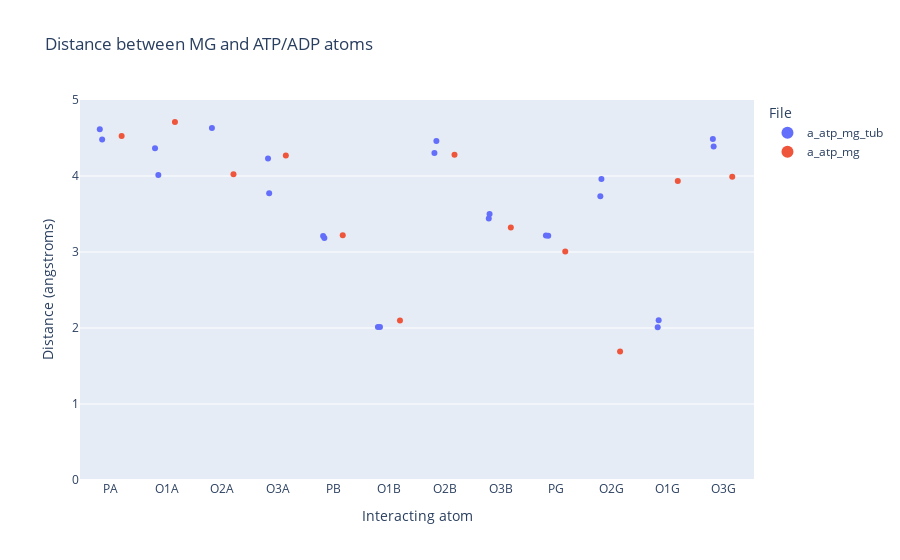

Write notebook code for a chart like this one.
### Code cell
# Define the path to the CSV file
csv_file_path = "../../Jazzer_surf/3d_predictions/chimeras/test/interactions_all_files.csv"

# Read the CSV file into a DataFrame
df = pd.read_csv(csv_file_path)

# Take only the rows where the resn is MG and the interacting_resn is ATP or ADP
df = df[(df['resn'] == 'MG') & ((df['interacting_resn'] == 'ADP') | (df['interacting_resn'] == 'ATP'))]

# Order the DataFrame by the column interacting_atom but in the order PA, O1A, O2A, O3A, PB, O1B, O2B, O3B, PG, O1G, O2G, O3G
atom_order = ['PA', 'O1A', 'O2A', 'O3A', 'PB', 'O1B', 'O2B', 'O3B', 'PG', 'O2G', 'O1G', 'O3G']
df['atom_order'] = pd.Categorical(df['interacting_atom'], categories=atom_order, ordered=True)
df = df.sort_values(by='atom_order')

# Create an interactive strip plot using Plotly
fig = px.strip(df, x='interacting_atom', y='distance (angstroms)', color='file',
               category_orders={"interacting_atom": atom_order},
               title='Distance between MG and ATP/ADP atoms',
               labels={'interacting_atom': 'Interacting atom', 'distance (angstroms)': 'Distance (angstroms)'},
               hover_data=['file'])

# Update the layout to fix the y-axis and ensure all x-axis values are shown
fig.update_layout(
    legend_title_text='File',
    legend=dict(
        title=dict(text='File'),
        itemsizing='constant'
    ),
    xaxis_title='Interacting atom',
    yaxis_title='Distance (angstroms)',
    yaxis=dict(range=[0, 5]),
    xaxis=dict(categoryorder='array', categoryarray=atom_order)
)

# Show the plot
fig.show()

### Figure 1 — Plotly figure (JSON) as saved in the notebook; plotly's stock layout.template omitted (floating-point values rounded to 4 significant figures)
{"data": [{"alignmentgroup": "True", "boxpoints": "all", "customdata": [["a_atp_mg_tub"], ["a_atp_mg_tub"], ["a_atp_mg_tub"], ["a_atp_mg_tub"], ["a_atp_mg_tub"], ["a_atp_mg_tub"], ["a_atp_mg_tub"], ["a_atp_mg_tub"], ["a_atp_mg_tub"], ["a_atp_mg_tub"], ["a_atp_mg_tub"], ["a_atp_mg_tub"], ["a_atp_mg_tub"], ["a_atp_mg_tub"], ["a_atp_mg_tub"], ["a_atp_mg_tub"], ["a_atp_mg_tub"], ["a_atp_mg_tub"], ["a_atp_mg_tub"], ["a_atp_mg_tub"], ["a_atp_mg_tub"], ["a_atp_mg_tub"], ["a_atp_mg_tub"]], "fillcolor": "rgba(255,255,255,0)", "hoveron": "points", "hovertemplate": "file=%{customdata[0]}<br>Interacting atom=%{x}<br>Distance (angstroms)=%{y}<extra></extra>", "legendgroup": "a_atp_mg_tub", "line": {"color": "rgba(255,255,255,0)"}, "marker": {"color": "#636efa"}, "name": "a_atp_mg_tub", "offsetgroup": "a_atp_mg_tub", "orientation": "v", "pointpos": 0, "showlegend": true, "type": "box", "x": ["PA", "PA", "O1A", "O1A", "O2A", "O3A", "O3A", "PB", "PB", "O1B", "O1B", "O2B", "O2B", "O3B", "O3B", "PG", "PG", "O2G", "O2G", "O1G", "O1G", "O3G", "O3G"], "x0": " ", "xaxis": "x", "y": [4.481, 4.615, 4.366, 4.013, 4.631, 3.772, 4.229, 3.183, 3.212, 2.012, 2.015, 4.303, 4.46, 3.441, 3.499, 3.215, 3.216, 3.734, 3.959, 2.101, 2.011, 4.487, 4.387], "y0": " ", "yaxis": "y"}, {"alignmentgroup": "True", "boxpoints": "all", "customdata": [["a_atp_mg"], ["a_atp_mg"], ["a_atp_mg"], ["a_atp_mg"], ["a_atp_mg"], ["a_atp_mg"], ["a_atp_mg"], ["a_atp_mg"], ["a_atp_mg"], ["a_atp_mg"], ["a_atp_mg"], ["a_atp_mg"]], "fillcolor": "rgba(255,255,255,0)", "hoveron": "points", "hovertemplate": "file=%{customdata[0]}<br>Interacting atom=%{x}<br>Distance (angstroms)=%{y}<extra></extra>", "legendgroup": "a_atp_mg", "line": {"color": "rgba(255,255,255,0)"}, "marker": {"color": "#EF553B"}, "name": "a_atp_mg", "offsetgroup": "a_atp_mg", "orientation": "v", "pointpos": 0, "showlegend": true, "type": "box", "x": ["PA", "O1A", "O2A", "O3A", "PB", "O1B", "O2B", "O3B", "PG", "O2G", "O1G", "O3G"], "x0": " ", "xaxis": "x", "y": [4.527, 4.71, 4.023, 4.27, 3.22, 2.099, 4.279, 3.324, 3.006, 1.69, 3.934, 3.989], "y0": " ", "yaxis": "y"}], "layout": {"boxmode": "group", "legend": {"itemsizing": "constant", "title": {"text": "File"}, "tracegroupgap": 0}, "title": {"text": "Distance between MG and ATP/ADP atoms"}, "xaxis": {"anchor": "y", "categoryarray": ["PA", "O1A", "O2A", "O3A", "PB", "O1B", "O2B", "O3B", "PG", "O2G", "O1G", "O3G"], "categoryorder": "array", "domain": [0, 1], "title": {"text": "Interacting atom"}}, "yaxis": {"anchor": "x", "domain": [0, 1], "range": [0, 5], "title": {"text": "Distance (angstroms)"}}}}
